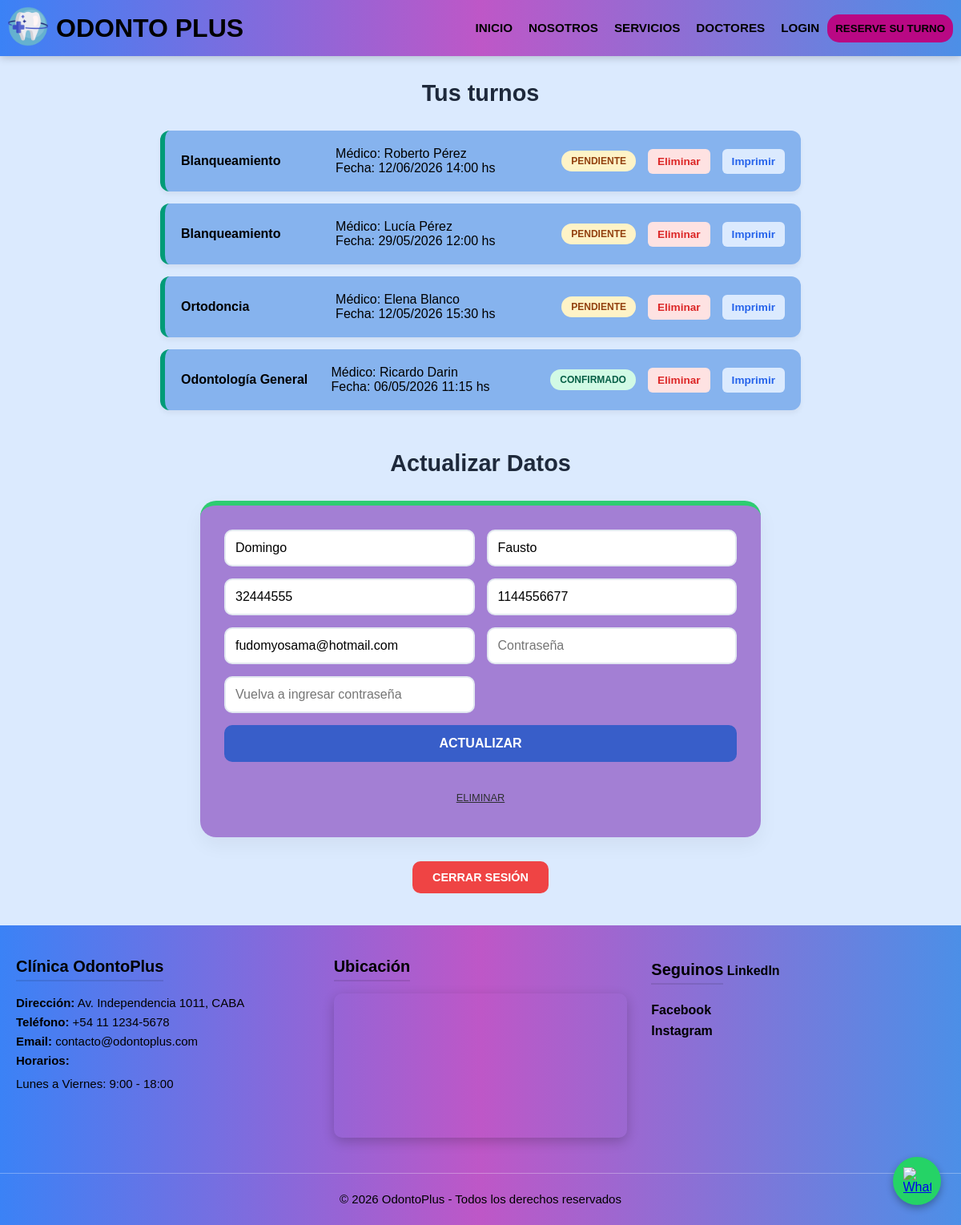
The page /views/user_panel.php (signed in) on the database its author committed.
### tables this page shows
CREATE TABLE `turnos` (
    `id` int(11) NOT NULL AUTO_INCREMENT,
    `id_paciente` int(11) NOT NULL,
    `id_medico` int(11) NOT NULL,
    `fecha_turno` datetime NOT NULL,
    `estado` enum('pendiente','confirmado','cancelado') DEFAULT 'pendiente',
    PRIMARY KEY (`id`),
    KEY `id_paciente` (`id_paciente`),
    KEY `id_medico` (`id_medico`)
);

CREATE TABLE `especialidad` (
    `cod` int(11) NOT NULL AUTO_INCREMENT,
    `nombre` varchar(50) NOT NULL,
    PRIMARY KEY (`cod`)
);

CREATE TABLE `medicos` (
    `cod` int(11) NOT NULL AUTO_INCREMENT,
    `nombre` varchar(50) NOT NULL,
    `apellido` varchar(50) NOT NULL,
    `id_especialidad` int(11) DEFAULT NULL,
    `franja_horaria` enum('mañana','tarde') NOT NULL,
    PRIMARY KEY (`cod`),
    KEY `id_especialidad` (`id_especialidad`)
);

CREATE TABLE `pacientes` (
    `id` int(11) NOT NULL AUTO_INCREMENT,
    `nombre` varchar(50) NOT NULL,
    `apellido` varchar(50) NOT NULL,
    `DNI` char(15) NOT NULL,
    `email` varchar(100) NOT NULL,
    `telefono` varchar(20) DEFAULT NULL,
    `password_hash` varchar(255) NOT NULL,
    `fecha_registro` timestamp NOT NULL DEFAULT current_timestamp(),
    PRIMARY KEY (`id`),
    UNIQUE KEY `DNI` (`DNI`),
    UNIQUE KEY `email` (`email`)
);

### controllers/user-data-logic.php (called while the page is built, shortened)
<?php
require_once($_SERVER['DOCUMENT_ROOT'] . '/ODONTOWEB/includes/conexion.php');
$id_paciente_logueado = $_SESSION['paciente_id'] ?? null;
$sql_reporte = "SELECT
                t.id AS turno_nro,
                e.nombre AS especialidad,
                m.nombre AS doc_nombre,
                m.apellido AS doc_apellido,
                t.fecha_turno AS fecha_hora,
                t.estado
                FROM turnos t
                JOIN pacientes p ON t.id_paciente = p.id
                JOIN medicos m ON t.id_medico = m.cod
                JOIN especialidad e ON m.id_especialidad = e.cod
                WHERE p.id = ?
                ORDER BY t.fecha_turno DESC";
$stmt = $conn->prepare($sql_reporte);
$stmt->bind_param("i", $id_paciente_logueado);
$stmt->execute();
$misTurnos = $stmt->get_result()->fetch_all(MYSQLI_ASSOC);
?>

### views/user_panel.php (the view, shortened to what this page needs)
<?php
include_once($_SERVER['DOCUMENT_ROOT'] . '/ODONTOWEB/includes/conexion.php');
include_once($_SERVER['DOCUMENT_ROOT'] . '/ODONTOWEB/controllers/user-data-logic.php');
$paciente_id = $_SESSION['paciente_id'];
$sql_usuario = "SELECT * FROM pacientes WHERE id = '$paciente_id' ";
$resultado = $conn->query($sql_usuario);
if($resultado && $resultado->num_rows > 0){
    $fila = $resultado->fetch_assoc();
    $nombre_actual = $fila['nombre'];
    $apellido_actual = $fila['apellido'];
    $dni_actual = $fila['DNI'];
    $email_actual = $fila['email'];
    $telefono_actual = $fila['telefono'];
}
?>
<!DOCTYPE html>
<html lang="es">
<head>
    <link rel="stylesheet" href="<?php echo BASE_URL; ?>public/css/style.css">
</head>
<body>
    <?php include("../includes/header.php"); ?>
    <main class="m_user-p">
    <section class="tus-turnos">
        <h2>Tus turnos</h2>
        <?php if (!empty($misTurnos)): ?>
            <div class="contenedor-lista-turnos">
                <?php foreach ($misTurnos as $element): ?>
                    <article class="turno-card">
                        <div class="info-principal">
                            <strong><?php echo $element['especialidad']; ?></strong>
                        </div>
                        <div class="detalles">
                            <p>Médico: <?php echo $element['doc_nombre'] . " " . $element['doc_apellido']; ?></p>
                            <p>Fecha: <?php echo date("d/m/Y H:i", strtotime($element['fecha_hora'])); ?> hs</p>
                        </div>
                        <div class="estado-turno <?php echo $element['estado']; ?>">
                            <?php echo ucfirst($element['estado']); ?>
                        </div>
                        <div class="boton-borrar">
                            <a href="user_panel.php?accion=borrar&id=<?php echo $element['turno_nro']; ?>"
                            onclick="return confirm('¿Borrar turno?');">
                            Eliminar
                            </a>
                        </div>
                        <div class="boton-imprimir">
                            <a href="<?php echo BASE_URL; ?>views/print-turno.php?id=<?php echo $element['turno_nro']; ?>" class="btn-print">
                                Imprimir
                            </a>
                        </div>
                    </article>
                <?php endforeach; ?>
            </div>
        <?php else: ?>
            <p class="alerta-sin-turnos">Todavía no tenés turnos programados.</p>
        <?php endif; ?>
    </section>
    <section class="user-p" id="user-p">
        <h2>Actualizar Datos</h2>
        <form id="form_update" action="<?php echo BASE_URL; ?>controllers/user-data-logic.php" method="post">
            <input type="text" name="nombre" value="<?php echo $nombre_actual; ?>" required>
            <input type="text" name="apellido" value="<?php echo $apellido_actual; ?>" required>
            <input type="text" name="dni" value="<?php echo $dni_actual; ?>" required>
            <input type="text" name="telefono" value="<?php echo $telefono_actual; ?>">
            <input type="email" name="email" value="<?php echo $email_actual; ?>" required>
            <input type="password" name="password" placeholder="Contraseña">
            <input type="password" name="confirm_pass" placeholder="Vuelva a ingresar contraseña">
            <input type="submit" name="action" value="ACTUALIZAR" id="boton_actualizar">
            <input type="submit" name="action" value="ELIMINAR" id="boton_eliminar">
        </form>
    </section>
    <div style="margin-top: 30px;">
        <a href="<?php echo BASE_URL; ?>controllers/logout.php" id="boton_cerrar" style="text-decoration: none; display: inline-block; text-align: center;">
            CERRAR SESIÓN
        </a>
    </div>
    </main>
    <?php include("../includes/footer.php"); ?>
</body>
</html>

### public/css/style.css (style rules this page uses)
* { margin:0; padding:0; box-sizing:border-box; }
body { font-family:"Poppins", sans-serif; display: flex; flex-direction: column; min-height: 100vh; }
html { scroll-behavior: smooth; }
main { flex: 1; }

### public/css/head_style.css (style rules this page uses)
body { background-color: #DBEAFE; margin: 0; padding-top: 60px; }

### public/css/user_panel.css (style rules this page uses)
.m_user-p { display: flex; flex-direction: column; align-items: center; padding: 40px 20px; min-height: 80vh; }
.tus-turnos h2, .user-p h2 { text-align: center; font-size: 1.8rem; color: #1e293b; margin-bottom: 30px; }
.contenedor-lista-turnos { display: flex; flex-direction: column; gap: 15px; width: 100%; max-width: 800px; margin-bottom: 50px; }
.turno-card { background: #005cd463; border-left: 6px solid #009B77; padding: 20px; border-radius: 12px; box-shadow: 0 4px 6px rgba(0,0,0,0.05); display: grid; grid-template-columns: 2fr 3fr 1fr auto auto; align-items: center; gap: 15px; }
.estado-turno { padding: 6px 12px; border-radius: 20px; font-size: 0.75rem; font-weight: bold; text-align: center; text-transform: uppercase; }
.pendiente { background: #fef3c7; color: #92400e; }
.confirmado { background: #d1fae5; color: #065f46; }
.turno-card a { text-decoration: none; font-size: 0.85rem; font-weight: bold; padding: 8px 12px; border-radius: 6px; transition: 0.3s; }
.boton-borrar a { color: #dc2626; background: #fee2e2; }
.boton-imprimir a { color: #2563eb; background: #dbeafe; }
.user-p { width: 100%; max-width: 700px; }
.user-p form { display: grid; grid-template-columns: repeat(2, 1fr); gap: 15px; background: #772cb48e; padding: 30px; border-radius: 20px; box-shadow: 0 10px 25px rgba(0, 0, 0, 0.05); border-top: 6px solid #2ecc71; }
.user-p input { padding: 12px; border: 2px solid #e2e8f0; border-radius: 10px; font-size: 1rem; outline: none; transition: 0.3s; }
#boton_actualizar { grid-column: span 2; background: #385ec9; color: white; padding: 14px; border: none; border-radius: 10px; font-weight: bold; cursor: pointer; }
#boton_eliminar { grid-column: span 2; background: none; color: #2d2f31; border: none; font-size: 0.8rem; cursor: pointer; text-decoration: underline; margin-top: 10px; }
#boton_cerrar { background-color: #ef4444; color: white; padding: 12px 25px; border-radius: 10px; font-weight: bold; font-size: 0.9rem; transition: 0.3s; }

### rows shown on the page
turnos: especialidad.nombre "Blanqueamiento", id_medico.nombre "Roberto", id_medico.apellido "Pérez", fecha_turno "12/06/2026 14:00", estado "PENDIENTE"
turnos: especialidad.nombre "Blanqueamiento", id_medico.nombre "Lucía", id_medico.apellido "Pérez", fecha_turno "29/05/2026 12:00", estado "PENDIENTE"
turnos: especialidad.nombre "Ortodoncia", id_medico.nombre "Elena", id_medico.apellido "Blanco", fecha_turno "12/05/2026 15:30", estado "PENDIENTE"
turnos: especialidad.nombre "Odontología General", id_medico.nombre "Ricardo", id_medico.apellido "Darin", fecha_turno "06/05/2026 11:15", estado "CONFIRMADO"
pacientes: nombre "Domingo", apellido "Fausto", dni "32444555", telefono "1144556677", email "fudomyosama@hotmail.com"
